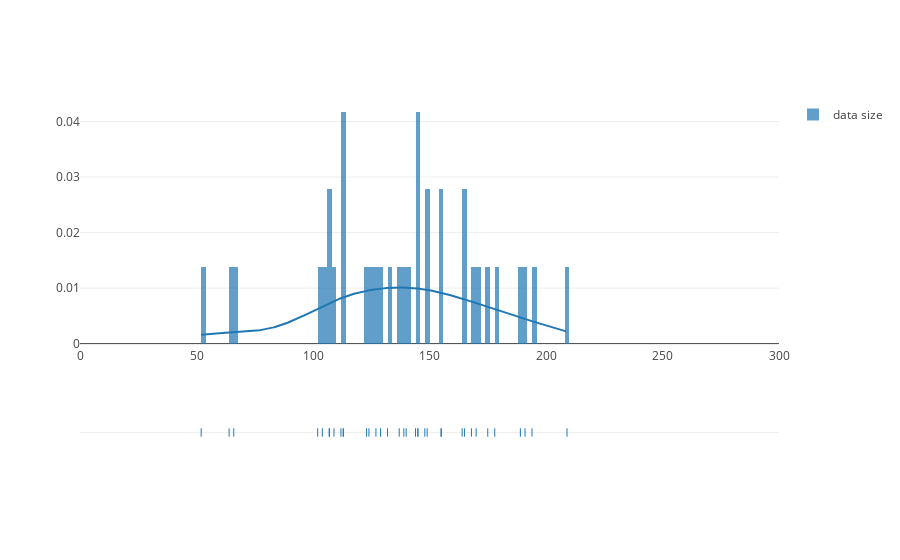

Here is the notebook cell this chart was saved with:
### Code cell
data_df = wisdm.remove_all_nan(wisdm.data_df)

labeled_data_counter = Counter(data_df['user'])
    
fig = ff.create_distplot([list(labeled_data_counter.values())], ["data size"], bin_size=2)
fig['layout'].update(xaxis=dict(range=[0,300]))

iplot(fig, filename="Distribution of class prevalence by user")

### Figure 1 — Plotly figure (JSON) as saved in the notebook; plotly's stock layout.template omitted (floating-point values rounded to 4 significant figures; data arrays with more than 128 entries replaced by an {"elided": "..."} marker saying what was removed)
{"data": [{"autobinx": false, "histnorm": "probability density", "legendgroup": "data size", "marker": {"color": "rgb(31, 119, 180)"}, "name": "data size", "opacity": 0.7, "type": "histogram", "x": [145, 155, 155, 194, 64, 132, 112, 209, 165, 137, 189, 123, 109, 170, 144, 178, 148, 113, 145, 113, 168, 124, 107, 102, 127, 104, 191, 139, 175, 66, 107, 129, 52, 149, 164, 140], "xaxis": "x1", "xbins": {"end": 209, "size": 2, "start": 52}, "yaxis": "y1"}, {"legendgroup": "data size", "marker": {"color": "rgb(31, 119, 180)"}, "mode": "lines", "name": "data size", "showlegend": false, "type": "scatter", "x": {"elided": "500 float values"}, "xaxis": "x1", "y": {"elided": "500 float values"}, "yaxis": "y1"}, {"legendgroup": "data size", "marker": {"color": "rgb(31, 119, 180)", "symbol": "line-ns-open"}, "mode": "markers", "name": "data size", "showlegend": false, "text": null, "type": "scatter", "x": [145, 155, 155, 194, 64, 132, 112, 209, 165, 137, 189, 123, 109, 170, 144, 178, 148, 113, 145, 113, 168, 124, 107, 102, 127, 104, 191, 139, 175, 66, 107, 129, 52, 149, 164, 140], "xaxis": "x1", "y": ["data size", "data size", "data size", "data size", "data size", "data size", "data size", "data size", "data size", "data size", "data size", "data size", "data size", "data size", "data size", "data size", "data size", "data size", "data size", "data size", "data size", "data size", "data size", "data size", "data size", "data size", "data size", "data size", "data size", "data size", "data size", "data size", "data size", "data size", "data size", "data size"], "yaxis": "y2"}], "layout": {"barmode": "overlay", "hovermode": "closest", "legend": {"traceorder": "reversed"}, "xaxis": {"range": [0, 300]}, "xaxis1": {"anchor": "y2", "domain": [0, 1], "zeroline": false}, "yaxis1": {"anchor": "free", "domain": [0.35, 1], "position": 0}, "yaxis2": {"anchor": "x1", "domain": [0, 0.25], "dtick": 1, "showticklabels": false}}}
